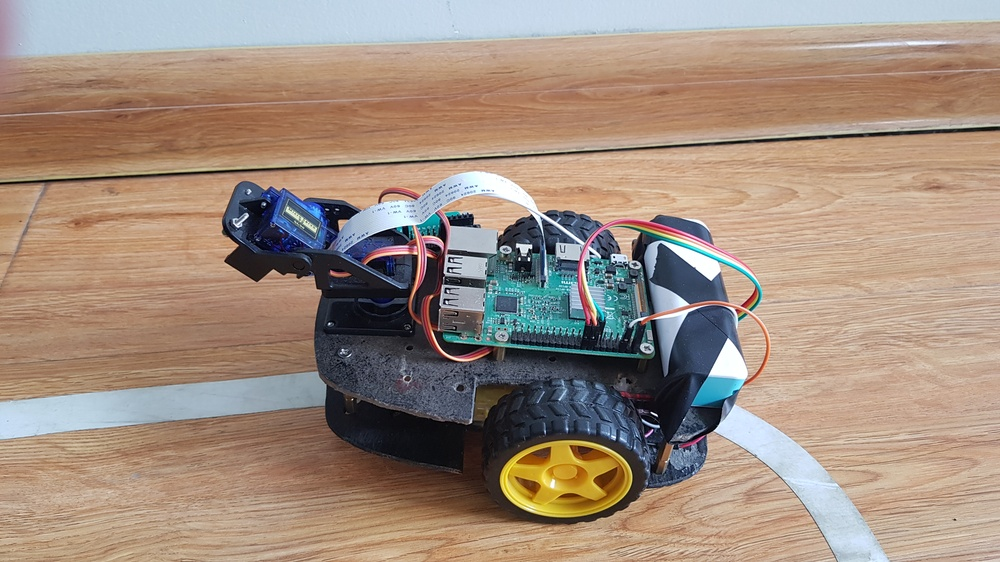
#> input picture 20190510_110757.jpg, 1000 x 562 px, shrunk from 4032 x 2268 before the run
$ python -i operations.py   (imports and definitions only)
#> lines starting #> are read from the running program, lines starting #| are printed output that depends on the picture
import cv2
import numpy as np
from math import atan,pi
element=cv2.getStructuringElement(cv2.MORPH_CROSS,(5,5))
def skeleton(img):
    done=False
    skel=np.zeros_like(img)
    while(not done):
        eroded=cv2.erode(img,element)
        tmp=cv2.dilate(eroded,element)
        tmp=cv2.subtract(img,tmp)
        skel=cv2.bitwise_or(skel,tmp)
        img=eroded.copy()

        if cv2.countNonZero(img)==0:
            done=True
    return skel
def findlength(a):
    length=np.sqrt(np.square(a[:,:,0]-a[:,:,2])+np.square(a[:,:,1]-a[:,:,3]))
    return length
def findangle(x1,y1,x2,y2,e=1e-6):
    return atan((x1-x2)/((y1-y2)+e))
b=np.zeros(5)
def median(a):
    b[4]=b[3]
    b[3]=b[2]
    b[2]=b[1]
    b[1]=b[0]
    b[0]=a
    #print(b)
    return b[np.argsort(b)[2]]


>>> import cv2
>>> picture = cv2.imread('20190510_110757.jpg')
#> picture is the input picture: shape (562, 1000, 3); mean B, G, R 126.9, 141.5, 160.6
#> the loop in skeleton, `while(not done):` made 1 pass
#> pass 1, in skeleton, `eroded=cv2.erode(img,element)`:
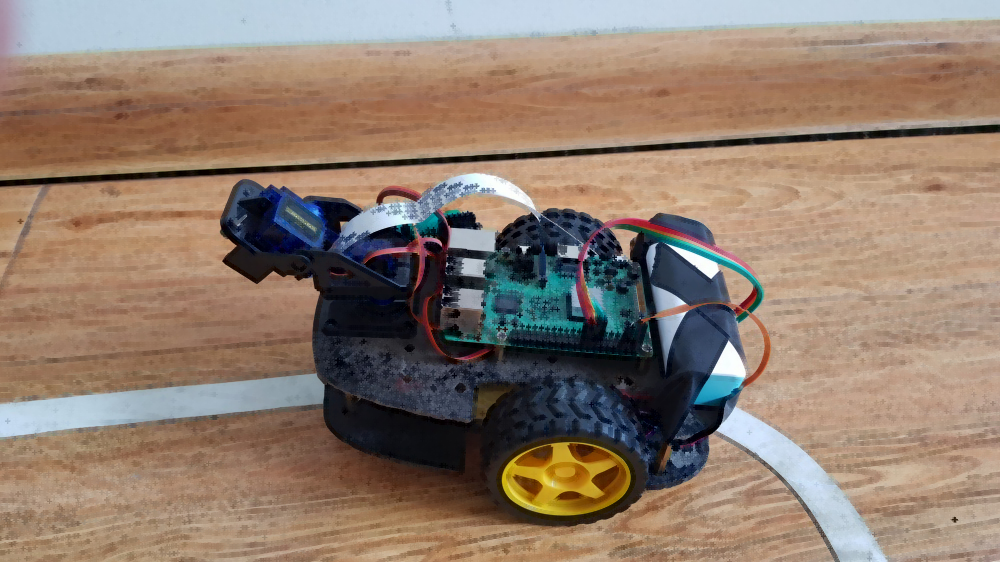
#> eroded: shape (562, 1000, 3); mean B, G, R 110.2, 124.7, 144.2
#> pass 1, in skeleton, `tmp=cv2.dilate(eroded,element)`:
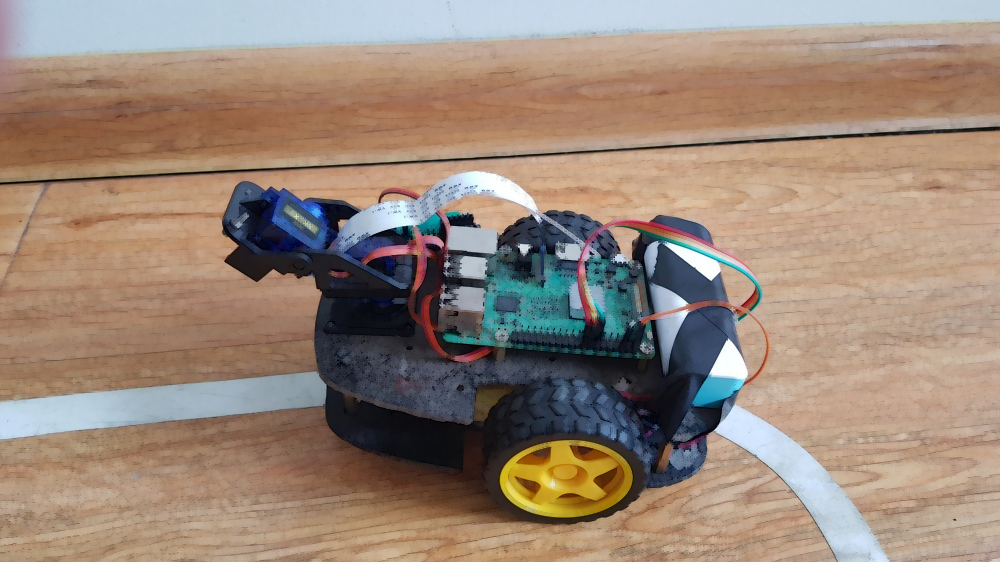
#> tmp: shape (562, 1000, 3); mean B, G, R 120.2, 134.8, 154
#> pass 1, in skeleton, `tmp=cv2.subtract(img,tmp)`:
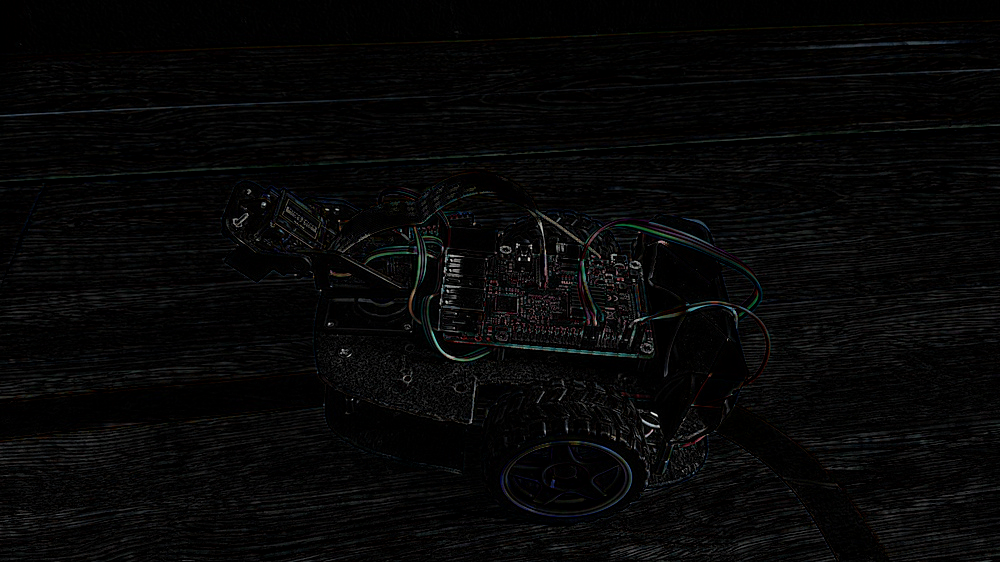
#> tmp: shape (562, 1000, 3); mean B, G, R 6.7, 6.7, 6.6
#> (the run stopped early here; a loop or call above may not have finished)
